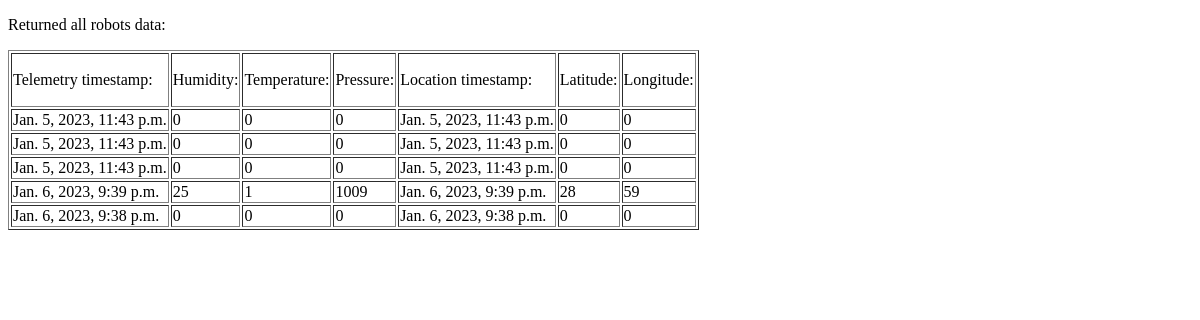
/app1/return_robot_data/, run on an earlier commit of the app's database.
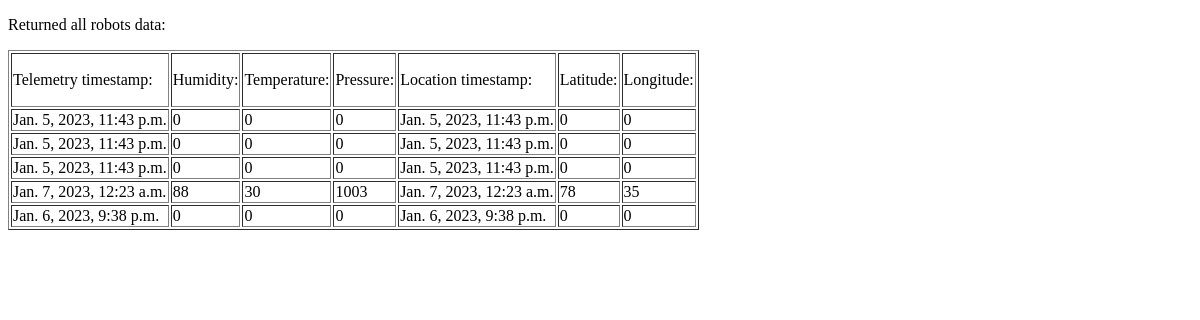
And on a later commit of the database.
### app1/models.py (models this page shows, shortened)
class Robot(models.Model):
    FOUR_WHEELER = '4 wheeler'
    AMPHIBIAN = 'amphibian'
    TRACKED = 'tracked'
    FLYING = 'flying'
    ROBOT_TYPES_CHOICES = [
        (FOUR_WHEELER, ('4 wheeler')),
        (AMPHIBIAN, ('amphibian')),
        (TRACKED, ('tracked')),
        (FLYING, ('flying')),
    ]
    serial_number = models.CharField(max_length = 50, unique=True)
    production_date = models.DateField()
    type = models.CharField(
        max_length = 10,
        choices = ROBOT_TYPES_CHOICES,
        default = '4 wheeler'
    )
    company = models.CharField(max_length = 20)
    telemetry_timestamp = models.DateTimeField(default=timezone.now, editable=False)
    telemetry_humidity = models.CharField(max_length=5, default=0, editable=False)
    telemetry_temperature = models.CharField(max_length=5, default=0, editable=False)
    telemetry_pressure = models.CharField(max_length=5, default=0, editable=False)
    location_timestamp = models.DateTimeField(default=timezone.now, editable=False)
    location_latitude = models.CharField(max_length=5, default=0, editable=False)
    location_longitude = models.CharField(max_length=5, default=0, editable=False)

### app1/views.py (the view)
# urls.py: path('return_robot_data/', ReturnRobotData, name='ReturnRobotData'),
def ReturnRobotData(request):
    robot_data = Robot.objects.all().values()
    template = loader.get_template('return_robot_data.html')
    data = {
        'robots': robot_data,
    }
    return HttpResponse(template.render(data, request))

### app1/templates/return_robot_data.html
<!DOCTYPE html>
<html>
<body>
<p>Returned all robots data:</p>
<table border='1'>
    <td><p>Telemetry timestamp:</p></td>
    <td><p>Humidity:</p></td>
    <td><p>Temperature:</p></td>
    <td><p>Pressure:</p></td>
    <td><p>Location timestamp:</p></td>
    <td><p>Latitude:</p></td>
    <td><p>Longitude:</p></td>
  {% for x in robots %}
    <tr>
      <td>{{ x.telemetry_timestamp }}</td>
      <td>{{ x.telemetry_humidity }}</td>
      <td>{{ x.telemetry_temperature }}</td>
      <td>{{ x.telemetry_pressure }}</td>
      <td>{{ x.location_timestamp }}</td>
      <td>{{ x.location_latitude }}</td>
      <td>{{ x.location_longitude }}</td>
    </tr>
  {% endfor %}
</table>
</body>
</html>

What changed in the data, as far as the page shows it:
changed Robot: telemetry_timestamp "Jan. 6, 2023, 9:39 p.m." → "Jan. 7, 2023, 12:23 a.m."; telemetry_humidity "25" → "88"; telemetry_temperature "1" → "30"; telemetry_pressure "1009" → "1003"; location_timestamp "Jan. 6, 2023, 9:39 p.m." → "Jan. 7, 2023, 12:23 a.m."; location_latitude "28" → "78"; location_longitude "59" → "35"
